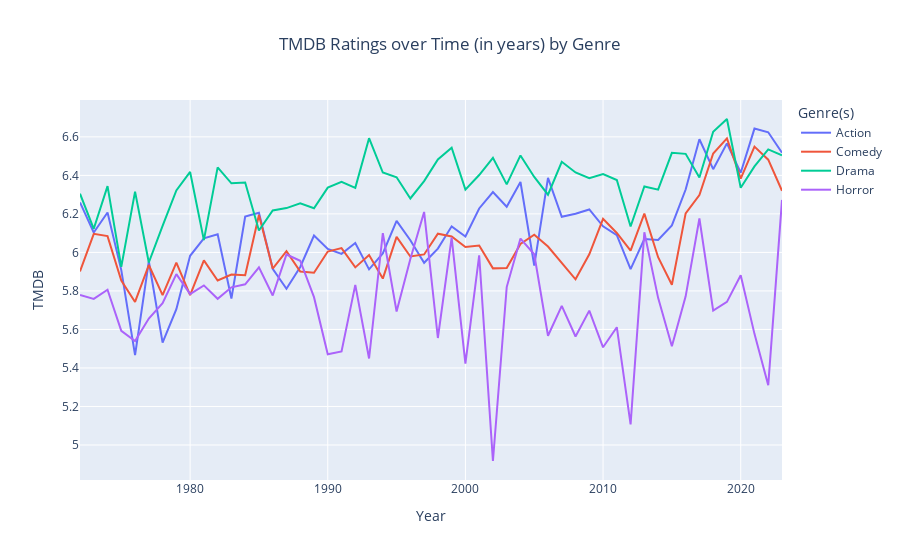

Notebook code cell kept with this figure:
### Code cell
# Plot TMDB movie ratings by genre per year.
fig4 = px.line(
     df_groupby_genres2,
     x = 'Year',
     y = 'TMDB',
     color = 'Genre(s)',
     title='TMDB Ratings over Time (in years) by Genre',
     height = 500
)

fig4.update_layout(title_x = .5)
fig4.show()

### Figure 1 — Plotly figure (JSON) as saved in the notebook; plotly's stock layout.template omitted (floating-point values rounded to 4 significant figures)
{"data": [{"hovertemplate": "Genre(s)=Action<br>Year=%{x}<br>TMDB=%{y}<extra></extra>", "legendgroup": "Action", "line": {"color": "#636efa", "dash": "solid"}, "marker": {"symbol": "circle"}, "mode": "lines", "name": "Action", "orientation": "v", "showlegend": true, "type": "scatter", "x": [1972, 1973, 1974, 1975, 1976, 1977, 1978, 1979, 1980, 1981, 1982, 1983, 1984, 1985, 1986, 1987, 1988, 1989, 1990, 1991, 1992, 1993, 1994, 1995, 1996, 1997, 1998, 1999, 2000, 2001, 2002, 2003, 2004, 2005, 2006, 2007, 2008, 2009, 2010, 2011, 2012, 2013, 2014, 2015, 2016, 2017, 2018, 2019, 2020, 2021, 2022, 2023], "xaxis": "x", "y": [6.26, 6.103, 6.207, 5.908, 5.467, 5.954, 5.532, 5.705, 5.982, 6.073, 6.094, 5.76, 6.187, 6.206, 5.915, 5.811, 5.924, 6.088, 6.018, 5.993, 6.049, 5.912, 5.994, 6.164, 6.063, 5.946, 6.02, 6.135, 6.083, 6.228, 6.313, 6.237, 6.366, 5.932, 6.387, 6.185, 6.201, 6.223, 6.135, 6.09, 5.913, 6.07, 6.065, 6.14, 6.327, 6.588, 6.432, 6.566, 6.414, 6.643, 6.624, 6.517], "yaxis": "y"}, {"hovertemplate": "Genre(s)=Comedy<br>Year=%{x}<br>TMDB=%{y}<extra></extra>", "legendgroup": "Comedy", "line": {"color": "#EF553B", "dash": "solid"}, "marker": {"symbol": "circle"}, "mode": "lines", "name": "Comedy", "orientation": "v", "showlegend": true, "type": "scatter", "x": [1972, 1973, 1974, 1975, 1976, 1977, 1978, 1979, 1980, 1981, 1982, 1983, 1984, 1985, 1986, 1987, 1988, 1989, 1990, 1991, 1992, 1993, 1994, 1995, 1996, 1997, 1998, 1999, 2000, 2001, 2002, 2003, 2004, 2005, 2006, 2007, 2008, 2009, 2010, 2011, 2012, 2013, 2014, 2015, 2016, 2017, 2018, 2019, 2020, 2021, 2022, 2023], "xaxis": "x", "y": [5.901, 6.097, 6.085, 5.854, 5.743, 5.934, 5.778, 5.947, 5.778, 5.959, 5.854, 5.885, 5.881, 6.195, 5.916, 6.006, 5.901, 5.894, 6.005, 6.022, 5.922, 5.986, 5.864, 6.08, 5.979, 5.989, 6.097, 6.083, 6.028, 6.036, 5.917, 5.919, 6.044, 6.092, 6.031, 5.947, 5.86, 5.99, 6.174, 6.101, 6.009, 6.201, 5.975, 5.832, 6.203, 6.298, 6.514, 6.592, 6.383, 6.549, 6.482, 6.32], "yaxis": "y"}, {"hovertemplate": "Genre(s)=Drama<br>Year=%{x}<br>TMDB=%{y}<extra></extra>", "legendgroup": "Drama", "line": {"color": "#00cc96", "dash": "solid"}, "marker": {"symbol": "circle"}, "mode": "lines", "name": "Drama", "orientation": "v", "showlegend": true, "type": "scatter", "x": [1972, 1973, 1974, 1975, 1976, 1977, 1978, 1979, 1980, 1981, 1982, 1983, 1984, 1985, 1986, 1987, 1988, 1989, 1990, 1991, 1992, 1993, 1994, 1995, 1996, 1997, 1998, 1999, 2000, 2001, 2002, 2003, 2004, 2005, 2006, 2007, 2008, 2009, 2010, 2011, 2012, 2013, 2014, 2015, 2016, 2017, 2018, 2019, 2020, 2021, 2022, 2023], "xaxis": "x", "y": [6.305, 6.123, 6.344, 5.925, 6.316, 5.948, 6.138, 6.322, 6.418, 6.064, 6.442, 6.359, 6.363, 6.114, 6.218, 6.23, 6.255, 6.23, 6.336, 6.366, 6.335, 6.593, 6.415, 6.39, 6.28, 6.37, 6.483, 6.544, 6.326, 6.402, 6.491, 6.353, 6.504, 6.392, 6.3, 6.471, 6.415, 6.386, 6.407, 6.376, 6.135, 6.343, 6.326, 6.517, 6.512, 6.389, 6.626, 6.693, 6.336, 6.447, 6.535, 6.504], "yaxis": "y"}, {"hovertemplate": "Genre(s)=Horror<br>Year=%{x}<br>TMDB=%{y}<extra></extra>", "legendgroup": "Horror", "line": {"color": "#ab63fa", "dash": "solid"}, "marker": {"symbol": "circle"}, "mode": "lines", "name": "Horror", "orientation": "v", "showlegend": true, "type": "scatter", "x": [1972, 1973, 1974, 1975, 1976, 1977, 1978, 1979, 1980, 1981, 1982, 1983, 1984, 1985, 1986, 1987, 1988, 1989, 1990, 1991, 1992, 1993, 1994, 1995, 1996, 1997, 1998, 1999, 2000, 2001, 2002, 2003, 2004, 2005, 2006, 2007, 2008, 2009, 2010, 2011, 2012, 2013, 2014, 2015, 2016, 2017, 2018, 2019, 2020, 2021, 2022, 2023], "xaxis": "x", "y": [5.779, 5.759, 5.806, 5.592, 5.54, 5.657, 5.737, 5.888, 5.783, 5.829, 5.759, 5.819, 5.834, 5.922, 5.776, 5.989, 5.957, 5.768, 5.471, 5.486, 5.831, 5.449, 6.1, 5.693, 5.966, 6.21, 5.556, 6.077, 5.422, 5.985, 4.917, 5.82, 6.072, 5.99, 5.567, 5.722, 5.563, 5.698, 5.507, 5.611, 5.107, 6.104, 5.764, 5.513, 5.772, 6.176, 5.697, 5.743, 5.882, 5.577, 5.311, 6.273], "yaxis": "y"}], "layout": {"autosize": true, "legend": {"title": {"text": "Genre(s)"}, "tracegroupgap": 0}, "title": {"text": "TMDB Ratings over Time (in years) by Genre", "x": 0.5}, "xaxis": {"anchor": "y", "autorange": true, "domain": [0, 1], "range": [1972, 2023], "title": {"text": "Year"}, "type": "linear"}, "yaxis": {"anchor": "x", "autorange": true, "domain": [0, 1], "range": [4.818, 6.791], "title": {"text": "TMDB"}, "type": "linear"}}}
